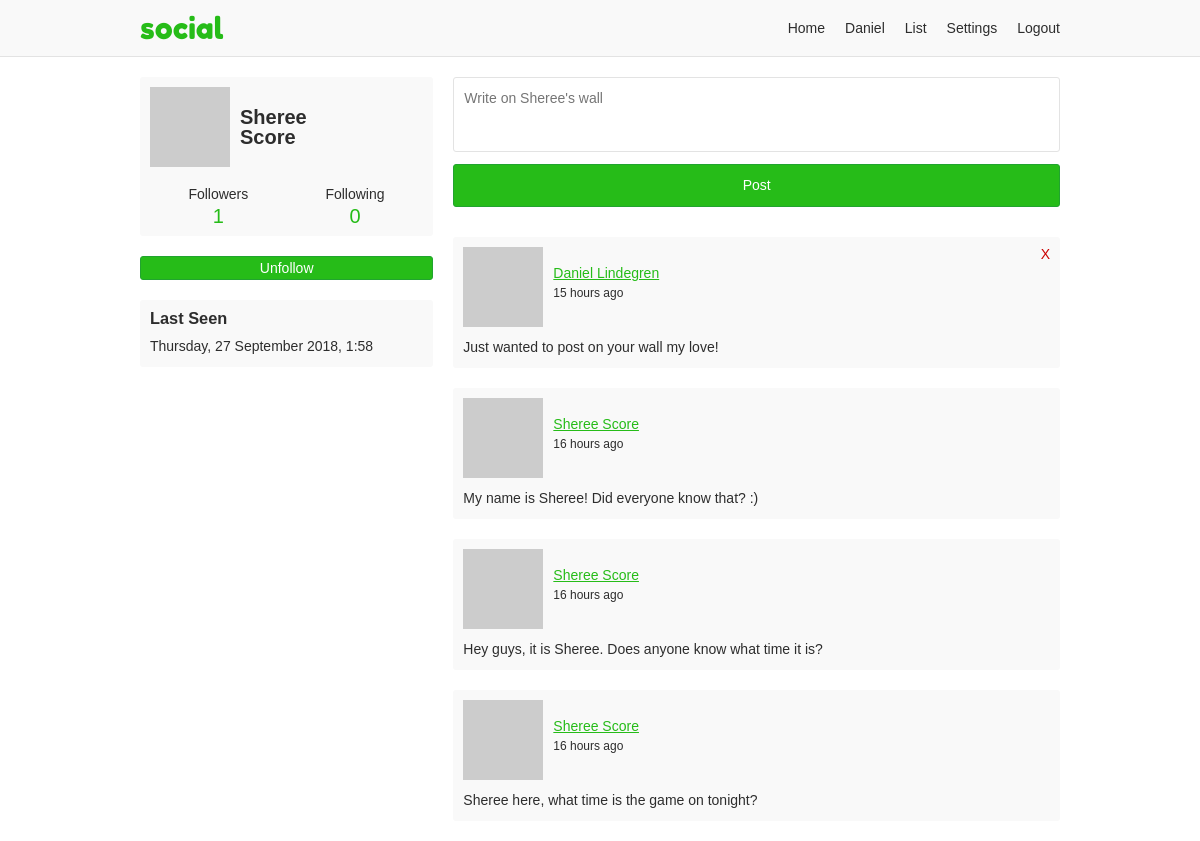
/sheree (signed in), run on the app's committed database.
### app/users/models/user.py (models this page shows, shortened)
class User(UserMixin, db.Model, BaseModel):
    username = db.Column(db.String(35), nullable=False, unique=True)
    email = db.Column(db.String(255), nullable=False, unique=True)
    password = db.Column(db.String(128), nullable=False)
    first_name = db.Column(db.String(35), nullable=False)
    last_name = db.Column(db.String(35), nullable=False)
    about_me = db.Column(db.Text)
    last_seen = db.Column(db.DateTime, default=datetime.utcnow)
    posts_per_page = db.Column(db.Integer, default=10, nullable=False)
    full_name = column_property(first_name + " " + last_name)
    followed = db.relationship(
        'User',
        secondary=followers,
        primaryjoin='followers.c.follower_id == User.id',
        secondaryjoin='followers.c.followed_id == User.id',
        backref=db.backref('followers', lazy='dynamic'),
        lazy='dynamic')
    post_author = db.relationship(
        'Post',
        foreign_keys='Post.author_id',
        backref='author', lazy='dynamic')
    post_recipient = db.relationship(
        'Post',
        foreign_keys='Post.recipient_id',
        backref='recipient', lazy='dynamic')
    def is_following(self, user):
        return self.followed.filter(
            followers.c.followed_id == user.id).count() > 0
    @property
    def get_followers(self):
        return self.followers.filter_by(active=True)
    @property
    def get_followed(self):
        return self.followed.filter_by(active=True)
    @property
    def profile_posts(self):
        return Post.query.join(User, User.id == Post.author_id).filter(
            Post.recipient_id == self.id, User.active == True, # noqa
            Post.active == True)
    def avatar(self, size):
        digest = md5(self.email.lower().encode('utf-8')).hexdigest()
        return 'https://www.gravatar.com/avatar/{}?d=monsterid&s={}'.format(
            digest, size)

### app/users/models/post.py (models this page shows, shortened)
class Post(db.Model, BaseModel):
    body = db.Column(db.Text)
    author_id = db.Column(db.Integer, db.ForeignKey('user.id'))
    recipient_id = db.Column(db.Integer, db.ForeignKey('user.id'))

### app/users/views.py (the view)
@users.route('/<username>', methods=['GET', 'POST'])
@login_required
def profile(username):
    user = User.query.filter_by(username=username, active=True).first_or_404()
    form = PostForm()
    if form.validate_on_submit():
        post = Post(body=form.body.data, author=current_user,
                    recipient=user)
        post.commit()
        flash('Your post is now live!')
        return redirect(url_for('users.profile', username=username))
    page = request.args.get('page', 1, type=int)
    posts = user.profile_posts.order_by(
        Post.created.desc()).paginate(
            page, current_user.posts_per_page, False)
    return render_template('users/profile.html', user=user, posts=posts,
                           form=form)

### app/users/forms.py
class PostForm(FlaskForm):
    body = TextAreaField('Say something', validators=[DataRequired()])
    submit = SubmitField('Post')

### app/models.py (called while the page is built)
    def commit(self):
        try:
            db.session.add(self)
            db.session.commit()
            return self
        except Exception as E:
            db.session.rollback()
            raise E

### app/users/models/user.py (called while the page is built)
@login.user_loader
def load_user(id):
    return User.query.get(int(id))

### app/users/views.py (called while the page is built)
@users.before_request
def before_request():
    if current_user.is_authenticated:
        if not current_user.active:
            return redirect(url_for('static_views.logout'))
        current_user.last_seen = datetime.utcnow()
        current_user.commit()

### app/templates/users/profile.html (shortened to what this page needs)
{% extends "/base.html" %}
{% block content %}
<div class="grid-container">
  {% include "/users/_profile-info.html" %}
  <div class="profile-content">
    {% if current_user != user %}
    <form method="post" novalidate>
      <div class="input-container">
        {% if form.body.errors %}
        {{ form.body(class="input-error", placeholder="Write on {}'s wall".format(user.first_name)) }}
        <p>{{ form.body.errors[0] }}</p>
        {% else %}
        {{ form.body(placeholder="Write on {}'s wall".format(user.first_name)) }}
        {% endif %}
      </div>
      {{ form.submit }}
    </form>
    {% endif %}
    {% if posts.pages > 1 %}
      {% from "/_macros.html" import render_pagination %}
    {% endif %}
    {% if posts.items %}
      {% for post in posts.items %}
      {% include "/users/_post.html" %}
      {% endfor %}
    {% endif %}
    {% if posts.pages > 1 %}
      {% from "/_macros.html" import render_pagination %}
    {% endif %}
  </div>
</div>
{% endblock %}

### app/templates/base.html (shortened to what this page needs)
<!doctype html>
<html lang="en">
<head>
  <link rel="stylesheet" href="{{ url_for('static', filename='css/layout.css') }}">
</head>
<body>
<div class="header-container">
  <header class="site-header responsive-container">
    <h1 class="branding"><a href="{{ url_for('static_views.index') }}">{{ APP_NAME }}</a></h1>
    {% if current_user.is_authenticated %}
    <ul class="primary-nav">
      <li><a href="{{ url_for('users.home') }}">Home</a></li>
      <li><a href="{{ url_for('users.profile', username=current_user.username) }}">{{ current_user.first_name }}</a></li>
      <li><a href="{{ url_for('users.list') }}">List</a></li>
      <li><a href="{{ url_for('users.settings_account') }}">Settings</a></li>
      <li><a href="{{ url_for('static_views.logout') }}">Logout</a></li>
    </ul>
    {% endif %}
  </header>
</div>
<div class="responsive-container">
{% block content %}
{% endblock %}
</div>
</body>
</html>

### app/templates/users/_profile-info.html (shortened to what this page needs)
<div class="profile-aside">
  <div class="profile-info-container">
    <a class="profile-info" href="{{ url_for('users.profile', username=user.username) }}">
      <img src="{{ user.avatar(60) }}">
      <h2>{{ user.first_name }}<br>{{ user.last_name }}</h1>
    </a>
    <div class="user-numbers user-numbers-profile">
      <a href="{{ url_for('users.followers', username=user.username) }}">
        Followers <span>{{ user.get_followers.count() }}</span>
      </a>
      <a href="{{ url_for('users.following', username=user.username) }}">
        Following <span>{{ user.get_followed.count() }}</span>
      </a>
    </div>
  </div>
  {% if current_user != user %}
    {% if current_user.is_following(user) %}
    <a class="profile-follow button" href="{{ url_for('users.user_action', username=user.username, action='unfollow') }}">
      Unfollow
    </a>
    {% else %}
    <a class="profile-follow button" href="{{ url_for('users.user_action', username=user.username, action='follow') }}">
      Follow
    </a>
    {% endif %}
  {% endif %}
  {% if user.last_seen and not current_user == user %}
  <div class="last-seen-container">
    <h3>Last Seen</h3>
    <p>{{ moment(user.last_seen).format('dddd, D MMMM YYYY, H:mm') }}</p>
  </div>
  {% endif %}
</div>

### app/templates/users/_post.html
<div class="post">
  <div class="post-header">
    <img src="{{ post.author.avatar(40) }}">
    <p class="post-info">
      <a href="{{ url_for('users.profile', username=post.author.username) }}">{{ post.author.full_name }}</a>
      <time>{{ moment(post.created).fromNow() }}</time>
    </p>
    {% if current_user == post.author or post.recipient_id == current_user.id %}
    <a class="delete-post" href="{{ url_for('users.user_action', username=post.author.username, action='delete-post', post_id=post.id) }}" title="Delete post">X</a>
    {% endif %}
  </div>
  <p class="post-body">{{ post.body }}</p>
</div>

### app/static/css/layout.css (style rules this page uses)
:root { --green: #26bc18; --dark-green: #21a42f; --light-gray: #f9f9f9; --dark-gray: #e3e3e3; --light-green: #e9ffe0; --green-border: #c9ffb2; --green-text: #335922; --text-color: #2d2d2d; --white: #fff; --red: #cc0000; }
*, *::before, *::after { box-sizing: border-box; }
html { font-family: sans-serif; font-size: 62.5%; }
article, aside, figcaption, figure, footer, header, hgroup, main, nav, section { display: block; }
body { margin: 0; color: var(--text-color); font-size: 1.4rem; line-height: 1; }
h1, h2, h3, h4, h5, h6 { margin: 0 0 10px 0; }
p, ol, ul, dl { margin: 0 0 10px 0; padding: 0; }
p { line-height: 1.5; }
img { display: block; }
ol, ul { list-style: none; }
a, a:link { color: var(--green); ext-decoration: none; }
.button, .button:link { display: block; padding: 4px 9px; text-align: center; background-color: var(--green); border: 1px solid var(--dark-green); border-radius: 3px; color: var(--white); text-decoration: none; }
.responsive-container { margin: 0 auto; max-width: 960px; padding: 0 20px; }
.grid-container { display: grid; grid-template-columns: repeat(12, [col-start] 1fr); grid-gap: 20px; }
.grid-container > .profile-aside, .grid-container > .profile-content, .grid-container > .settings-aside, .grid-container > .settings-content, .grid-container > .index-content, .grid-container > .index-registration { grid-column: col-start / -1; }
@media (min-width: 768px) { .grid-container > .profile-aside { grid-column: col-start / span 4; } }
@media (min-width: 768px) { .grid-container > .profile-content { grid-column: col-start 5 / span 8; } }
input, textarea { display: inline-block; padding: 10px; width: 100%; border: 1px solid var(--dark-gray); border-radius: 3px; font-family: inherit; font-size: inherit; line-height: 1.5; }
textarea { height: 75px; resize: none; }
input[type=submit] { margin-bottom: 10px; background-color: var(--green); border-color: var(--dark-green); color: var(--white); }
.input-container { margin-bottom: 10px; }
.header-container { margin-bottom: 20px; background-color: var(--light-gray); border-bottom: 1px solid var(--dark-gray); }
.header-container .site-header { align-items: center; display: flex; }
.branding { margin: 0; padding: 10px 0; }
.branding a { font: 30px "Fredoka One"; text-decoration: none; }
.primary-nav { display: flex; margin: 0 0 0 auto; }
.primary-nav li { padding: 0 10px; }
.primary-nav li:last-child { padding-right: 0; }
.primary-nav a { color: var(--text-color); text-decoration: none; }
.post { margin-bottom: 20px; padding: 10px; position: relative; background-color: var(--light-gray); border-radius: 3px; }
.profile-content > form { margin-bottom: 20px; }
.post .post-header { align-items: center; display: flex; }
.post .post-header img { align-self: flex-start; }
.post .post-header time { display: block; font-size: 1.2rem; }
.post .post-info { margin-left: 10px; }
.post .post-body { margin: 10px 0 0; }
.post .delete-post { position: absolute; top: 10px; right: 10px; color: var(--red); text-decoration: none; }
.profile-info-container, .about-container, .last-seen-container, .recent-posts-container { padding: 10px; margin-bottom: 20px; background-color: var(--light-gray); border-radius: 3px; }
.about-container > p, .last-seen-container > p { margin-bottom: 0; }
.profile-info { align-items: center; display: flex; margin-bottom: 20px; overflow: hidden; }
.profile-info, .profile-info:link { color: var(--text-color); text-decoration: none; }
.profile-info > h2 { margin: 0 0 0 10px; font-size: 20px; }
.user-numbers { display: flex; text-align: center; }
.user-numbers > a { color: var(--text-color); text-decoration: none; }
.user-numbers-profile > a { width: 50%; }
.user-numbers > a span { display: block; margin-top: 5px; color: var(--green); font-size: 20px; }
.profile-follow { margin-bottom: 20px; width: 100%; }

### data on the page
User: first_name "Daniel"
User: first_name "Sheree", last_name "Score", last_seen "Thursday, 27 September 2018, 1:58"
Post: author.full_name "Daniel Lindegren", created "15 hours ago", body "Just wanted to post on your wall my love!"
Post: author.full_name "Sheree Score", created "16 hours ago", body "My name is Sheree! Did everyone know that? :)"
Post: author.full_name "Sheree Score", created "16 hours ago", body "Hey guys, it is Sheree. Does anyone know what time it is?"
Post: author.full_name "Sheree Score", created "16 hours ago", body "Sheree here, what time is the game on tonight?"

### other printed values
{{ APP_NAME }} "social"
{{ user.get_followers.count() }} "1"
{{ user.get_followed.count() }} "0"
